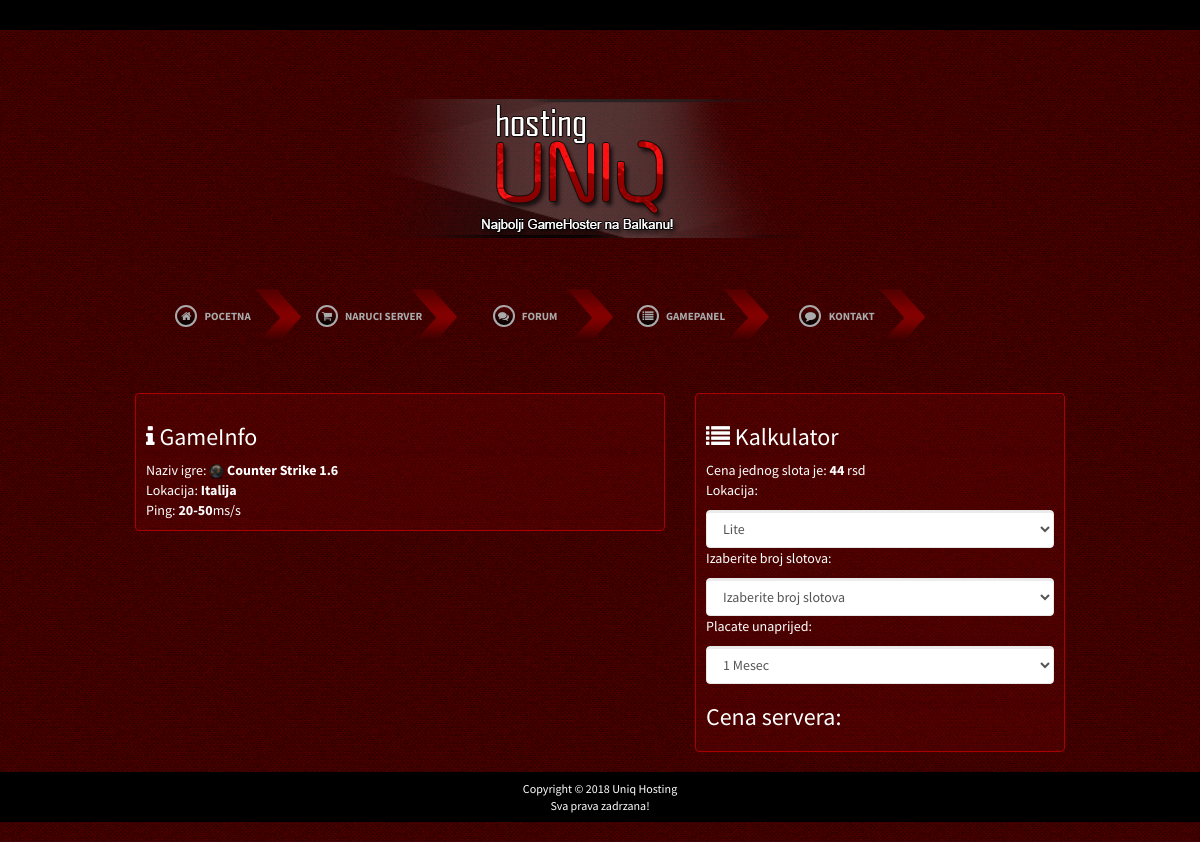
/GameInfo.php?id=7, run on the app's committed database.
### tables this page shows
CREATE TABLE IF NOT EXISTS `igre` (
  `id` int(11) NOT NULL AUTO_INCREMENT,
  `ime` varchar(222) NOT NULL,
  `igra` varchar(222) NOT NULL,
  `lokacija` varchar(222) NOT NULL,
  `cena_slot` varchar(222) NOT NULL,
  `ping_od` int(11) NOT NULL,
  `ping_do` int(11) NOT NULL,
  `premium` int(11) NOT NULL,
  `lokacija_premium` varchar(222) NOT NULL,
  `cena_prem` int(11) NOT NULL,
  PRIMARY KEY (`id`)
);

CREATE TABLE IF NOT EXISTS `podesavanja` (
  `id` int(11) NOT NULL AUTO_INCREMENT,
  `title` varchar(222) NOT NULL,
  PRIMARY KEY (`id`)
);

### konektor.php (called while the page is built, shortened)
<?php
$con = mysqli_connect(
"localhost",
"root",
"btrkobic123",
"Uniq-Hosting");
$conf = mysqli_fetch_array(mysqli_query($con,"SELECT * FROM podesavanja"));
$site_title = $conf['title'];
?>

### GameInfo.php (the view, shortened to what this page needs)
<?php include("header.php");
	    $id = htmlspecialchars($_GET['id'], ENT_QUOTES);
		$sql = "SELECT * FROM igre WHERE id='$id'";
		$igra = mysqli_fetch_array(mysqli_query($con,$sql));
		if($igra['premium'] == "1") {
			$lokacija = $igra['lokacija']." & ".$igra['lokacija_premium'];
		}
		else
		{
			$lokacija = $igra['lokacija'];
		}
?>
<div class="container">
<br />
<div class="row">
<div class="col-md-7">
	<div class="omot">
		<h3><i class="fa fa-info"></i> GameInfo</h3>
		Naziv igre: <strong><img style="width:15px;" src="assets/img/igre/ikonice/<?php echo $igra['igra']; ?>.png"/> <?php echo $igra['ime']; ?></strong> <br />
		Lokacija: <strong><?php echo $lokacija; ?></strong> <br />
		Ping: <strong><?php echo $igra['ping_od']."-".$igra['ping_do']; ?></strong>ms/s <br />
</div>
</div>
<div class="col-md-5">
	<div class="omot">
		<h3><i class="fa fa-list" aria-hidden="true"></i> Kalkulator</h3>
		Cena jednog slota je: <strong><?php echo $igra['cena_slot']; ?></strong> rsd<br />
			<form action="" method="POST">
									<p class='informacija'>Lokacija:</p>
									<select name='odaberiteigru' class='inputselect form-control' id='odaberiigru' onchange='izracunajCenu();'>
										<option value='1'>Lite</option>
									</select>
									<p class='informacija'>Izaberite broj slotova:</p>
									<select name='odaberiteslotove' class='inputselect cs form-control' id='slotovi' onChange='izracunajCenu();'>
										<option value='0'>Izaberite broj slotova</option>
									</select>
									<p class='informacija'>Placate unaprijed:</p>
									<select name='mjeseci' class='inputselect form-control' id='meseci' onChange='izracunajCenu();'>
										<option value='1'>1 Mesec</option>
									</select>
									<h3>Cena servera:</h3>
			</form>
</div>
</div>
</div>
	</div>
<?php include("footer.php"); ?>

### footer.php (shortened to what this page needs)
<br />
<div class="footer">
	Copyright &copy 2018 <?php echo $site_title; ?>
	<br />
	Sva prava zadrzana!
</div>
<br />
	</body>
</html>

### assets/css/styles.css (style rules this page uses)
.omot { border:1px solid #a90000; border-radius:4px; background:url("../img/omot.png"); padding:10px; color:#fff; }
.omot h3 { color:#fff; }
.footer { background:#000; padding:8px; color:#fff; text-align:center; font-size:12px; }

### data on the page
igre: ime "Counter Strike 1.6", lokacija "Italija", ping_od "20", ping_do "50", cena_slot "44"
podesavanja: title "Uniq Hosting"
